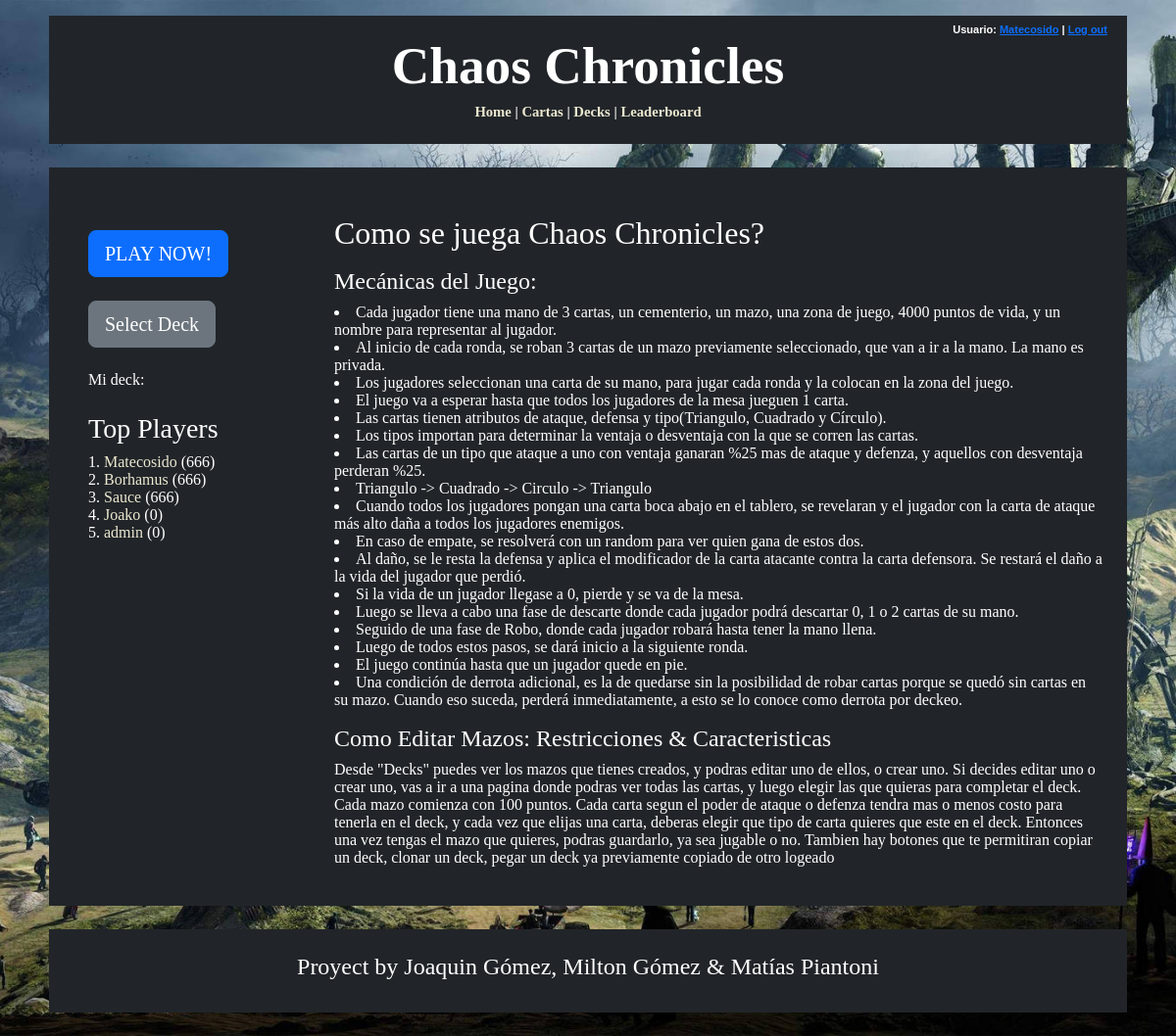
Page / (signed in) on the earlier database version.
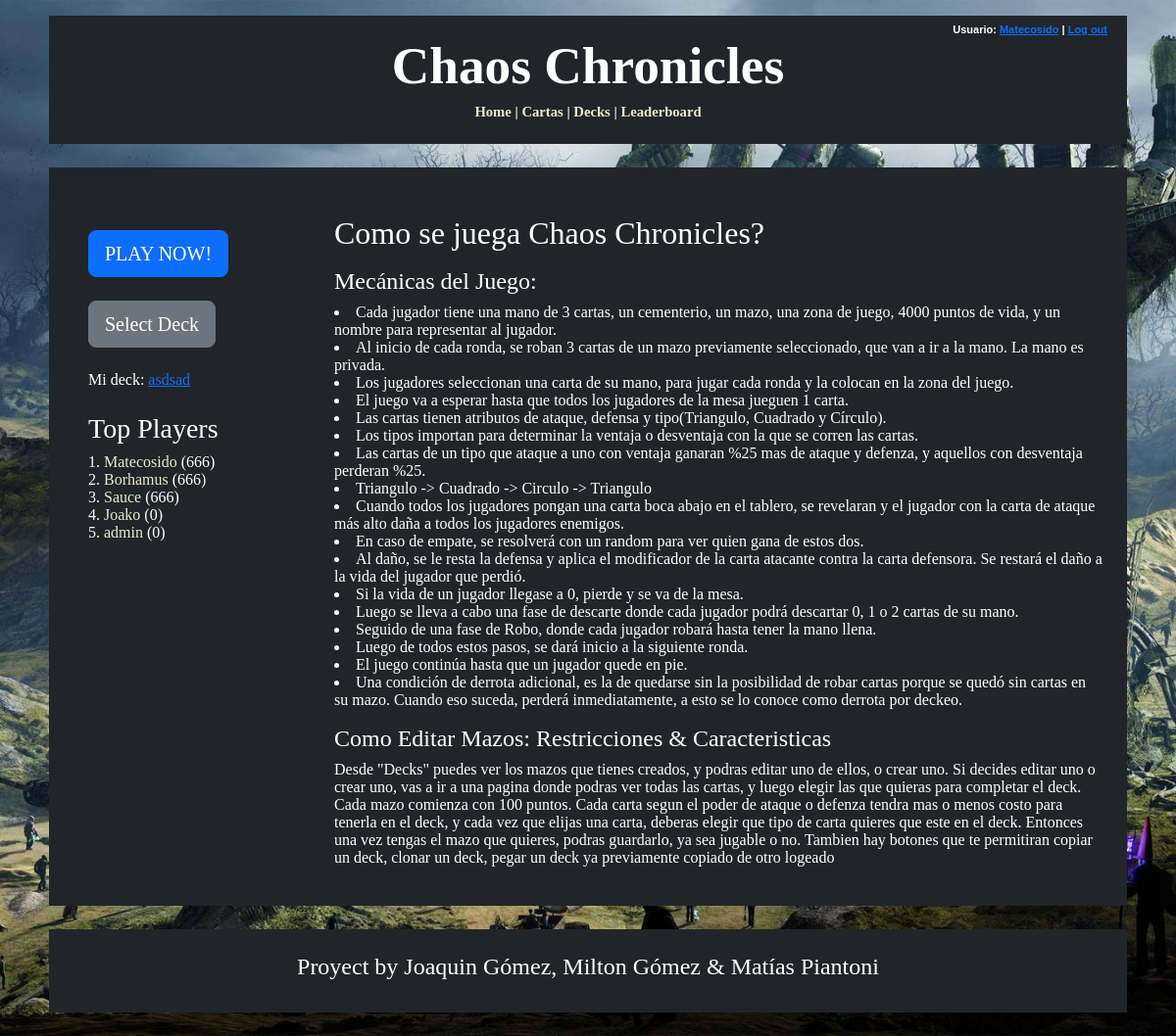
Same page on the later database version.
### logica/models.py (models this page shows, shortened)
class Deck(models.Model):
    Titulo = models.CharField(max_length=50)
    CantidadCartas = models.IntegerField(default=0, validators=[MinValueValidator(9), MaxValueValidator(21)])
    CantCirculo = models.SmallIntegerField(default=0)
    CantCuadrado = models.SmallIntegerField(default=0)
    CantTriangulo = models.SmallIntegerField(default=0)
    PartidasGanadas = models.SmallIntegerField(default=0)
    PartidasPerdidas = models.SmallIntegerField(default=0)
    PartidasTotales = models.SmallIntegerField(default=0)
    Winrate = models.DecimalField(max_digits=5, decimal_places=2, default=0.00)
    FechaDeCreacion = models.DateField(auto_now_add=True)
    BackImage = models.ImageField(blank=True, upload_to='backim/')
    Puntos = models.IntegerField(default=100)

### logica/views.py (the view)
# urls.py: path('', HomeView.as_view(), name='home'),
class HomeView(TemplateView):
    template_name = 'home.html'
    def get_context_data(self, **kwargs):
        context = super().get_context_data(**kwargs)
        usuario = self.request.user
        context['jugadores']= Jugador.objects.all().order_by('-ScoreTotal')[:5]
        context['deck_seleccionado'] = usuario.deck_seleccionado if hasattr(usuario, 'deck_seleccionado') else None
        return context

### logica/models.py (called while the page is built)
    def get_absolute_url(self):
        return reverse('user_profile', kwargs={'pk': self.pk})

### logica/templates/home.html (shortened to what the changed rows need)
{% extends "base_generic.html" %}
{% block content %}
<div class="container mt-4">
    <div class="row">
        <div class="col-sm-3 bg-dark p-4 text-white center-text">
            {% if user.is_authenticated %}
            <div class="mb-4">
                Mi deck:
                {% if deck_seleccionado != Null %}
                <a href= "{% url 'deck_detail' deck_seleccionado.id %}">{{ deck_seleccionado.Titulo }}</a>
                {% endif %}
            </div>
            {% endif %}
        </div>
        <div class="col-sm-9 bg-dark text-white p-2">
            <div class = "Tutorial">
                <h2>Como se juega Chaos Chronicles?</h2>
            </div>
        </div>
    </div>
</div>
{% endblock %}

Differences in the rows shown:
added Deck: Titulo "asdsad"
